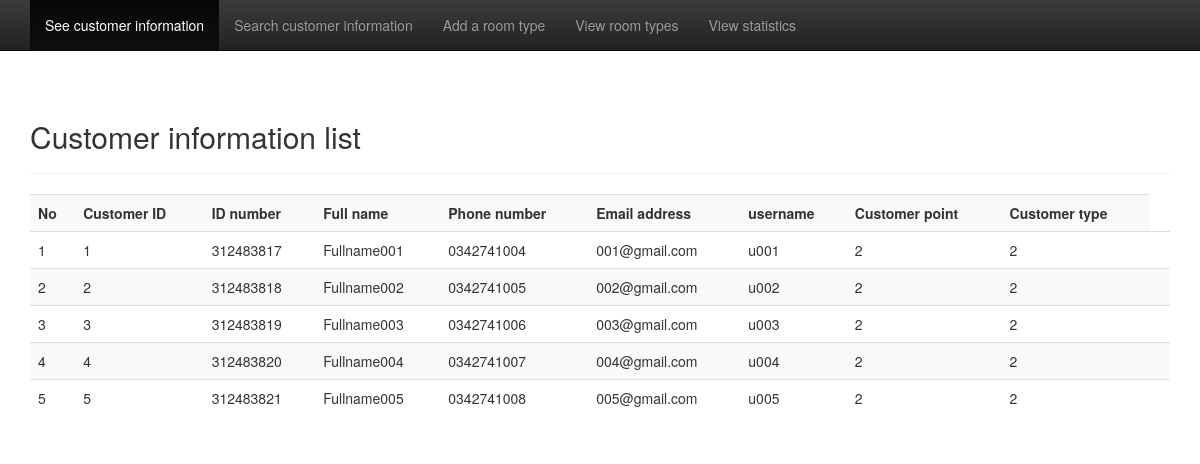
Page /SourceCode/manager.php on the committed database.
### tables this page shows
CREATE TABLE IF NOT EXISTS khach_hang (
	ma_khach_hang 	INT NOT NULL AUTO_INCREMENT PRIMARY KEY,
    cccd 			VARCHAR(12) NOT NULL UNIQUE,
    ho_ten 			VARCHAR(255),
    dien_thoai 		VARCHAR(15) NOT NULL UNIQUE, 
    email 			VARCHAR(255) UNIQUE,
    username 		VARCHAR(255) UNIQUE,
    passwordd 		VARCHAR(255),
    pointt 			INT NOT NULL DEFAULT 0,
    typee 			INT NOT NULL DEFAULT 1,
    CHECK (pointt > 0),
    CHECK (typee > 0 AND pointt < 5)
);

### SourceCode/manager.php (the view, shortened to what this page needs)
<?php
	include 'header.php';
	require('db.php');
?>
<!DOCTYPE html>
<html lang="en">
<head>
	<link rel="stylesheet" href="https://maxcdn.bootstrapcdn.com/bootstrap/3.3.7/css/bootstrap.min.css">
</head>
<body>
	<nav class="navbar navbar-inverse navbar-fixed-top">
		<div class="container">
			<div id="navbar" class="navbar-collapse collapse">
				<ul class="nav navbar-nav">
					<li class="active"><a href="manager.php">See customer information</a></li>
					<li><a href="search.php">Search customer information</a></li>
					<li><a href="add.php">Add a room type</a></li>
					<li><a href="roomtype.php">View room types</a></li>
					<li><a href="statistics.php">View statistics</a></li>
				</ul>
			</div>
		</div>
	</nav>
	<div class="container">
		<div class="content">
			<h2>Customer information list</h2>
            <hr />
			<div class="table-responsive">
			<table class="table table-striped table-hover">
				<tr>
                    <th>No</th>
                    <th>Customer ID</th>
					<th>ID number</th>
					<th>Full name</th>
                    <th>Phone number</th>
                    <th>Email address</th>
					<th>username</th>
					<th>Customer point</th>
					<th>Customer type</th>
				</tr>
				<?php
				$sql = mysqli_query($conn, "SELECT * FROM khach_hang ORDER BY ma_khach_hang ASC");
				if(mysqli_num_rows($sql) == 0)
                {
					echo '<tr><td colspan="9">Data not found.</td></tr>';
				}
                else
                {
					$no = 1;
					while($row = mysqli_fetch_assoc($sql)){
						echo '
						<tr>
							<td>'.$no.'</td>
							<td>'.$row['ma_khach_hang'].'</td>
                            <td>'.$row['cccd'].'</td>
                            <td>'.$row['ho_ten'].'</td>
							<td>'.$row['dien_thoai'].'</td>
                            <td>'.$row['email'].'</td>
                            <td>'.$row['username'].'</td>
                            <td>'.$row['pointt'].'</td>
                            <td>'.$row['typee'].'</td>
							<td>';
						$no++;
					}
				}
				?>
			</table>
			</div>
		</div>
</body>
</html>

### SourceCode/style.css (style rules this page uses)
body { padding-top: 40px; padding-bottom: 40px; background-color: #eee; }

### SourceCode/manager.php (style rules this page uses)
.content { margin-top: 80px; }

### rows in the picture
khach_hang: ma_khach_hang "1", cccd "312483817", ho_ten "Fullname001", dien_thoai "0342741004", email "001@gmail.com", username "u001", pointt "2", typee "2"
khach_hang: ma_khach_hang "2", cccd "312483818", ho_ten "Fullname002", dien_thoai "0342741005", email "002@gmail.com", username "u002", pointt "2", typee "2"
khach_hang: ma_khach_hang "3", cccd "312483819", ho_ten "Fullname003", dien_thoai "0342741006", email "003@gmail.com", username "u003", pointt "2", typee "2"
khach_hang: ma_khach_hang "4", cccd "312483820", ho_ten "Fullname004", dien_thoai "0342741007", email "004@gmail.com", username "u004", pointt "2", typee "2"
khach_hang: ma_khach_hang "5", cccd "312483821", ho_ten "Fullname005", dien_thoai "0342741008", email "005@gmail.com", username "u005", pointt "2", typee "2"
